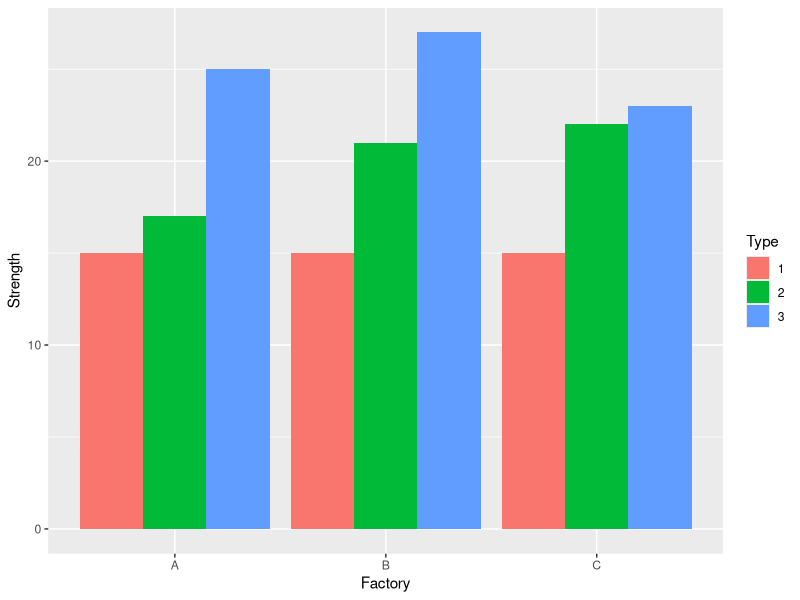
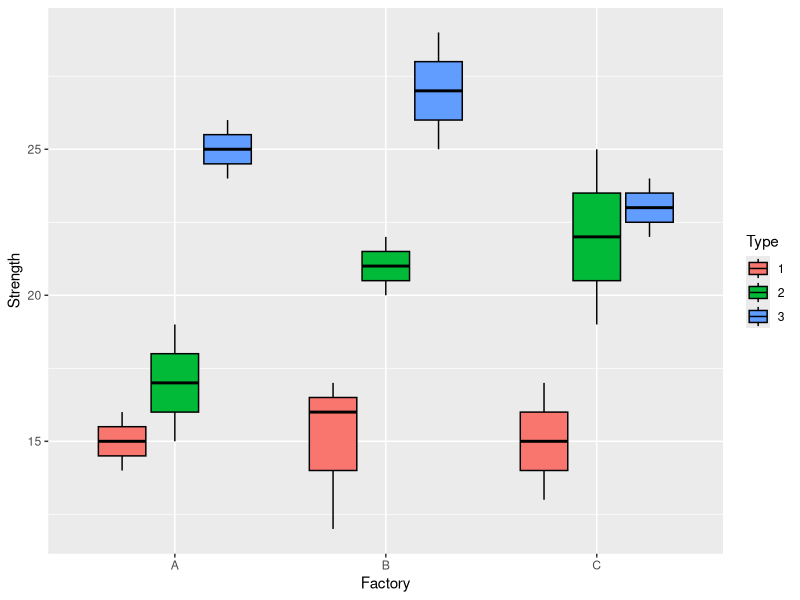
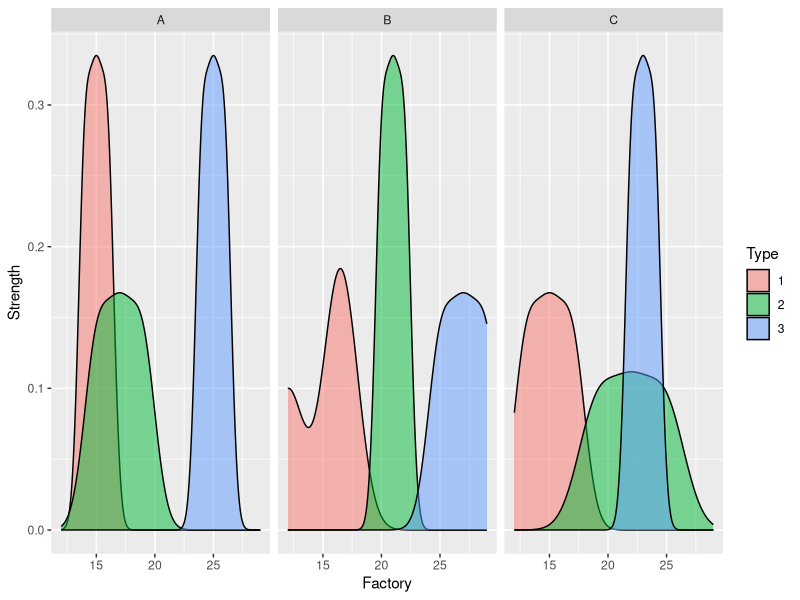

These figures' R source, in order:
## ---- chunk 1
knitr::opts_chunk$set(warning=FALSE, message=FALSE)
## ---- chunk 2
#install.packages('ggplot2')
#install.packages('dplyr')
library(ggplot2)
library(dplyr)

## ---- chunk 3
data = data.frame(Type = as.character(c(1, 1, 1, 1, 1, 1, 
                                        1, 1, 1, 2, 2, 2,
                                        2, 2, 2, 2, 2, 2,
                                        3, 3, 3, 3, 3, 3, 3, 3, 3)),
                  factory = c('A', 'A', 'A', 'B', 'B', 'B',
                              'C', 'C', 'C', 'A', 'A', 'A',
                              'B', 'B', 'B', 'C', 'C', 'C',
                              'A', 'A','A', 'B', 'B', 'B', 'C', 'C', 'C'),
                  strength = c(14, 15, 16, 16, 12, 17, 
                               17, 15, 13, 15, 17, 19, 
                               20, 21, 22, 19, 22, 25, 
                               26, 25, 24, 25, 27, 29, 22, 23, 24))
## ---- chunk 4
summarizing <- 
  plyr::ddply(data, c("Type", "factory"), summarise, #here I define what variables I want to stack together
                              N    = length(strength), #gettint the N for each sample
                              mean = mean(strength, na.rm = TRUE), #getting the mean 
                              sd   = sd(strength, na.rm = TRUE), #getting the standar deviation
                              se   = sd / sqrt(N)) #getting the standard error
## ---- chunk 5
head(summarizing)
## ---- chunk 6
ggplot(summarizing, aes(x = factory, y = mean, fill = Type))+
  geom_bar(stat = "identity", position="dodge")+
  ylab('Strength')+
  xlab('Factory')
## ---- chunk 7
ggplot(data, aes(x = factory, y = strength, colour = Type, fill = Type))+
  geom_boxplot(colour = 'black')+
  ylab('Strength')+
  xlab('Factory')
## ---- chunk 8
ggplot(data, aes(x = strength, fill = Type))+
  facet_wrap(~factory)+
  geom_density(alpha = 0.5)+
  ylab('Strength')+
  xlab('Factory')
